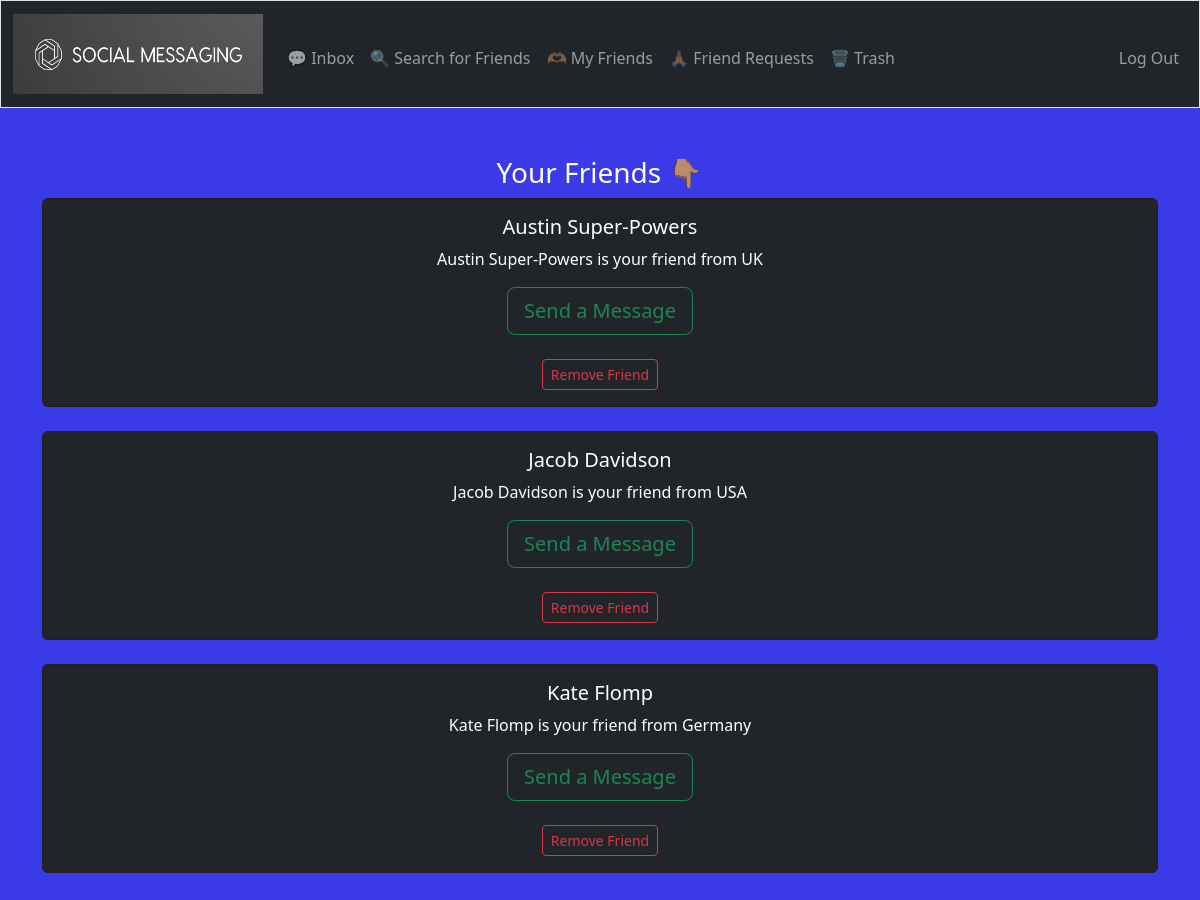
The page /friends (signed in) on the database its author committed.
### tables this page shows
CREATE TABLE users (
    id INTEGER PRIMARY KEY,
    username TEXT UNIQUE,
    hash TEXT,
    full_name TEXT,
    country TEXT
);

### app.py (the view)
@app.route("/friends", methods=["GET", "POST"])
@login_required
def buy():
    user_id = session["user_id"]  # User ID for SQL query
    friends = db.execute("SELECT u.id, u.full_name, u.country FROM friends f JOIN users u ON u.id = f.addressee_id WHERE f.requester_id = ? AND f.status = 'accepted' UNION SELECT u.id, u.full_name, u.country FROM friends f JOIN users u ON u.id = f.requester_id WHERE f.addressee_id = ? AND f.status = 'accepted';", user_id, user_id)
    if request.method == "POST":
        return render_template("send.html")
    return render_template("friends.html", friends=friends)

### app.py (called while the page is built)
@app.after_request
def after_request(response):
    response.headers["Cache-Control"] = "no-cache, no-store, must-revalidate"
    response.headers["Expires"] = 0
    response.headers["Pragma"] = "no-cache"
    return response

### helpers.py (called while the page is built)
def login_required(f):
    @wraps(f)
    def decorated_function(*args, **kwargs):
        if session.get("user_id") is None:
            return redirect("/login")
        return f(*args, **kwargs)
    return decorated_function

### templates/friends.html (shortened to what this page needs)
{% extends "layout.html" %}
{% block main %}
<h3 style="color: white;">Your Friends 👇🏽</h3>
{% for friend in friends %}
<div class="card text-center text-bg-dark">
    <div class="card-body">
      <h5 class="card-title">{{friend.full_name}}</h5>
      <p class="card-text">{{friend.full_name}} is your friend from {{friend.country}}</p>
      <form action="/send" method="post">
      <button class="btn btn-outline-success btn-lg" type="submit">Send a Message</button>
    </form>
    <br>
    <form action="/unfriend" method="post">
      <button class="btn btn-outline-danger btn-sm" type="submit">Remove Friend</button>
    <br>
  </div>
    </div>
  <br>
{% endfor %}
{% endblock %}

### rows shown on the page
users: full_name "Austin Super-Powers", country "UK"
users: full_name "Jacob Davidson", country "USA"
users: full_name "Kate Flomp", country "Germany"
